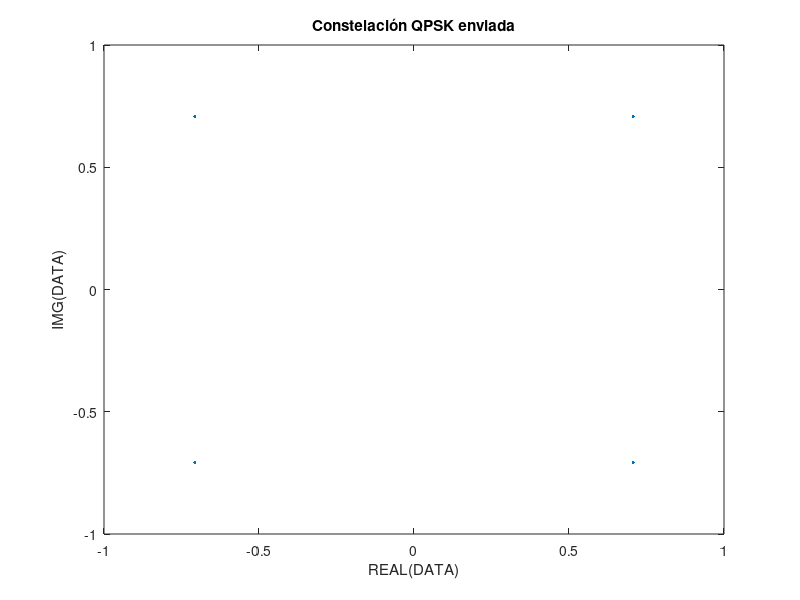
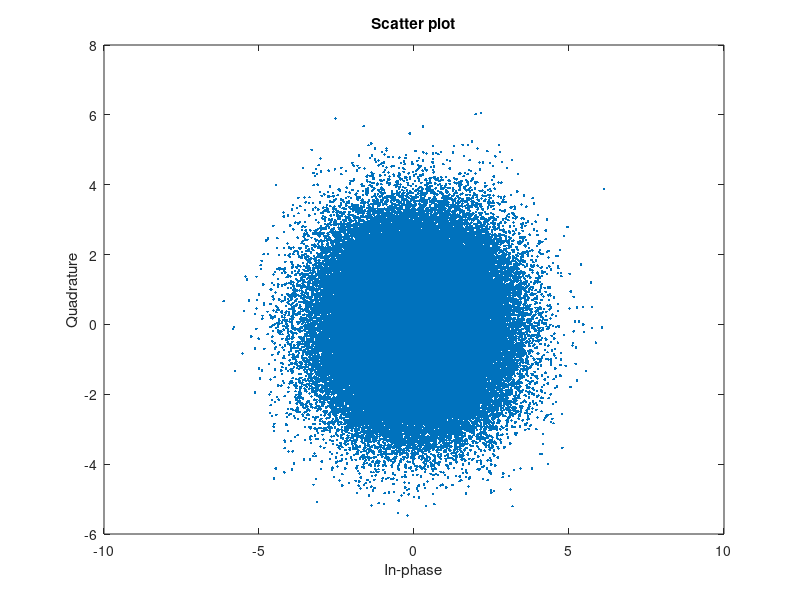

Recreate these plots in MATLAB, in order. (Note: this script raises an error after producing the figures.)
N = 10^5; %número de bits
bits = randi([0 1],N,1);
SNRdB=[-2:1:30];

%% QPSK

M = 4; %quadrature

datos = randi([0 M-1], N, 1);%cantidad de datos modulados

tx = pskmod(datos, M, pi/M);
scatterplot(tx)
title('Constelación QPSK enviada');
xlabel('REAL(DATA)');
ylabel('IMG(DATA)');

for i=[-5, 0, 10, 30] %CONSTELACIONES CON EL EFECTO DE RUIDO
rx = awgn(tx, i); %Datos con ruido blanco agregado 
scatterplot(rx)
title('Constelación QPSK con ruido AWGN (SNR ='+string(i)+')');
xlabel('REAL(DATA)');
ylabel('IMG(DATA)');
end


